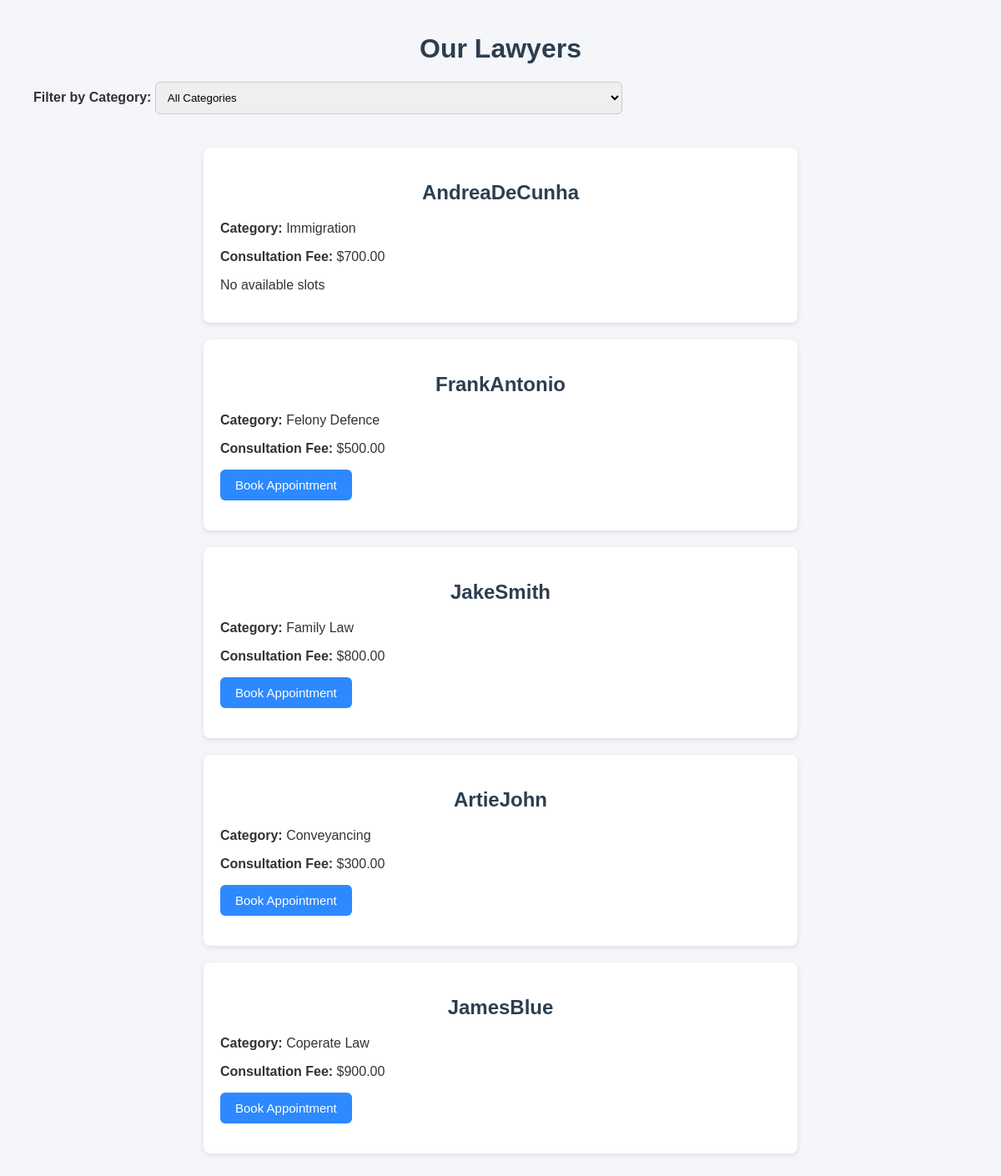
The app's page /lawyers/ with its own data.
### booking/models.py (models this page shows, shortened)
class Lawyer(models.Model):
    user = models.OneToOneField(User, on_delete=models.CASCADE )
    category=models.ForeignKey(Category, on_delete=models.SET_NULL, null=True)
    fee= models.DecimalField(max_digits=8, decimal_places=2)
    bio = models.TextField(blank=True)

class Category(models.Model):
    name =models.CharField(max_length=100)

### booking/views.py (the view)
# urls.py: path('lawyers/', views.lawyers, name='lawyers'),
def lawyers(request):
    category = request.GET.get("category")
    if category and category != "all":
        lawyers_list = Lawyer.objects.filter(category__name=category)
    else:
        lawyers_list = Lawyer.objects.all()
    categories = Lawyer.objects.values_list("category__name", flat=True).distinct()
    data = []
    for lawyer in lawyers_list:
        first_slot = lawyer.slot_set.filter(booked=False).first()
        data.append({
            "lawyer": lawyer,
            "first_slot": first_slot,
        })
    return render(request, "booking/lawyer.html", {
        "data": data,
        "categories": categories,
        "selected_category": category,
    })
    return render(request, "booking/lawyer.html", {"data": data})

### booking/templates/booking/lawyer.html (shortened to what this page needs)
{% load static %}
<link rel="stylesheet" href="{% static 'booking/style.css' %}">
<h1>Our Lawyers</h1>
<form method="GET" style="margin-bottom: 20px;">
    <label><strong>Filter by Category:</strong></label>
    <select name="category" onchange="this.form.submit()">
        <option value="all">All Categories</option>
    </select>
</form>
{% for item in data %}
<div class="card">
    <h2>{{ item.lawyer.user.username }}</h2>
    <p><strong>Category:</strong> {{ item.lawyer.category.name }}</p>
    <p><strong>Consultation Fee:</strong> ${{ item.lawyer.fee }}</p>
    {% if item.first_slot %}
        <p><a href="/book/{{ item.first_slot.id }}/"><button>Book Appointment</button></a></p>
    {% else %}
        <p>No available slots</p>
    {% endif %}
</div>
{% endfor %}

### booking/static/booking/style.css (style rules this page uses)
h1, h2 { text-align: center; color: #2c3e50; }
a { color: #0366d6; text-decoration: none; }
.card { background: white; padding: 20px; margin: 20px auto; width: 60%; border-radius: 8px; box-shadow: 0px 2px 6px rgba(0,0,0,0.1); }
button { background: #2c89ff; color: white; padding: 10px 18px; border: none; border-radius: 6px; cursor: pointer; font-size: 15px; }
input[type="date"], input[type="text"], select { padding: 10px; width: 50%; border: 1px solid #ccc; border-radius: 6px; margin-bottom: 20px; }

### records on screen
Lawyer: lawyer.user.username "AndreaDeCunha", lawyer.category.name "Immigration", lawyer.fee "700.00", shows "No available slots"
Lawyer: lawyer.user.username "FrankAntonio", lawyer.category.name "Felony Defence", lawyer.fee "500.00"
Lawyer: lawyer.user.username "JakeSmith", lawyer.category.name "Family Law", lawyer.fee "800.00"
Lawyer: lawyer.user.username "ArtieJohn", lawyer.category.name "Conveyancing", lawyer.fee "300.00"
Lawyer: lawyer.user.username "JamesBlue", lawyer.category.name "Coperate Law", lawyer.fee "900.00"
